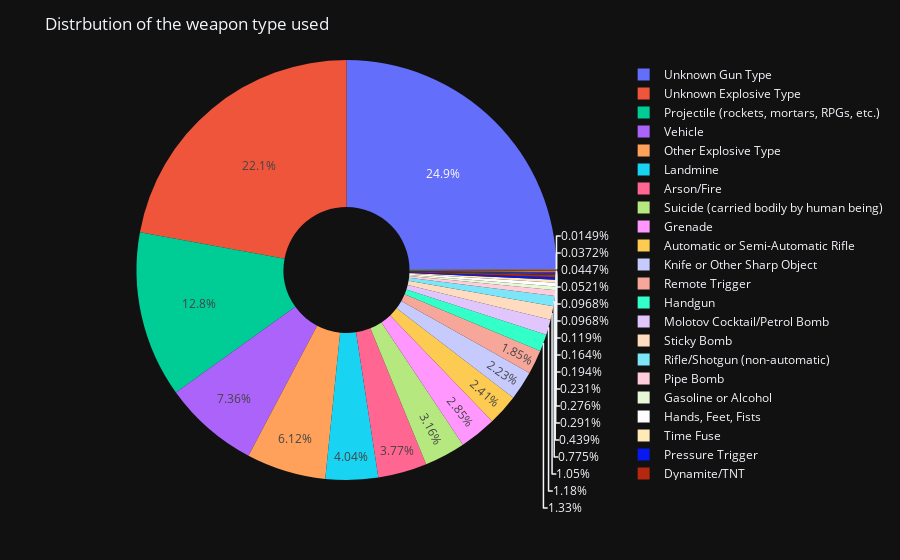

The notebook cell saved with this chart:
### Code cell
pie_weapontype(2015)

### Figure 1 — Plotly figure (JSON) as saved in the notebook; plotly's stock layout.template omitted (floating-point values rounded to 4 significant figures)
{"data": [{"domain": {"x": [0, 1], "y": [0, 1]}, "hole": 0.3, "hovertemplate": "%{label} : %{value}", "labels": ["Unknown Gun Type", "Unknown Explosive Type", "Projectile (rockets, mortars, RPGs, etc.)", "Vehicle", "Other Explosive Type", "Landmine", "Arson/Fire", "Suicide (carried bodily by human being)", "Grenade", "Automatic or Semi-Automatic Rifle", "Knife or Other Sharp Object", "Remote Trigger", "Handgun", "Molotov Cocktail/Petrol Bomb", "Sticky Bomb", "Rifle/Shotgun (non-automatic)", "Pipe Bomb", "Gasoline or Alcohol", "Hands, Feet, Fists", "Time Fuse", "Pressure Trigger", "Dynamite/TNT", "Blunt Object", "Unknown Weapon Type", "Poisoning", "Letter Bomb", "Explosive", "Rope or Other Strangling Device", "Other Gun Type"], "legendgroup": "", "name": "", "showlegend": true, "type": "pie", "values": [3346, 2969, 1718, 988, 821, 542, 506, 424, 382, 323, 300, 249, 178, 158, 141, 104, 59, 39, 37, 31, 26, 22, 16, 13, 13, 7, 6, 5, 2]}], "layout": {"hoverlabel": {"font": {"family": "Helvetica", "size": 20}}, "legend": {"tracegroupgap": 0}, "margin": {"t": 60}, "title": {"text": "Distrbution of the weapon type used"}}}
